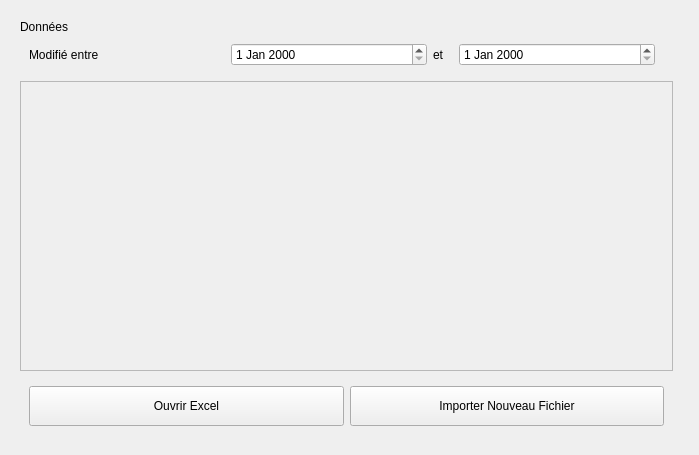
<?xml version="1.0" encoding="UTF-8"?>
<ui version="4.0">
 <class>Form</class>
 <widget class="QWidget" name="Form">
  <property name="geometry">
   <rect>
    <x>0</x>
    <y>0</y>
    <width>699</width>
    <height>455</height>
   </rect>
  </property>
  <property name="windowTitle">
   <string>Form</string>
  </property>
  <layout class="QHBoxLayout" name="horizontalLayout_3">
   <item>
    <widget class="QWidget" name="widget" native="true">
     <layout class="QVBoxLayout" name="verticalLayout_2">
      <item>
       <widget class="QWidget" name="Filters" native="true">
        <layout class="QVBoxLayout" name="verticalLayout">
         <property name="spacing">
          <number>0</number>
         </property>
         <property name="leftMargin">
          <number>0</number>
         </property>
         <property name="topMargin">
          <number>0</number>
         </property>
         <property name="bottomMargin">
          <number>0</number>
         </property>
         <item>
          <widget class="QLabel" name="window_title_reprint">
           <property name="styleSheet">
            <string notr="true">font: 22pt &quot;Segoe UI&quot;;</string>
           </property>
           <property name="text">
            <string>Données</string>
           </property>
          </widget>
         </item>
         <item>
          <widget class="QWidget" name="widget_3" native="true"/>
         </item>
         <item>
          <widget class="QWidget" name="widget_2" native="true">
           <layout class="QHBoxLayout" name="horizontalLayout_2">
            <item>
             <widget class="QLabel" name="label">
              <property name="minimumSize">
               <size>
                <width>85</width>
                <height>0</height>
               </size>
              </property>
              <property name="sizeIncrement">
               <size>
                <width>100</width>
                <height>0</height>
               </size>
              </property>
              <property name="text">
               <string>Modifié entre</string>
              </property>
             </widget>
            </item>
            <item>
             <widget class="QDateEdit" name="dateEdit_start"/>
            </item>
            <item>
             <widget class="QLabel" name="label_2">
              <property name="minimumSize">
               <size>
                <width>10</width>
                <height>0</height>
               </size>
              </property>
              <property name="maximumSize">
               <size>
                <width>20</width>
                <height>16777215</height>
               </size>
              </property>
              <property name="text">
               <string>et</string>
              </property>
             </widget>
            </item>
            <item>
             <widget class="QDateEdit" name="dateEdit_end"/>
            </item>
           </layout>
          </widget>
         </item>
        </layout>
       </widget>
      </item>
      <item>
       <widget class="QScrollArea" name="scrollArea">
        <property name="widgetResizable">
         <bool>true</bool>
        </property>
        <widget class="QWidget" name="scrollAreaWidgetContents">
         <property name="geometry">
          <rect>
           <x>0</x>
           <y>0</y>
           <width>645</width>
           <height>259</height>
          </rect>
         </property>
        </widget>
       </widget>
      </item>
      <item>
       <widget class="QWidget" name="actions" native="true">
        <layout class="QHBoxLayout" name="horizontalLayout">
         <item>
          <widget class="QPushButton" name="pushButton">
           <property name="minimumSize">
            <size>
             <width>0</width>
             <height>40</height>
            </size>
           </property>
           <property name="text">
            <string>Ouvrir Excel</string>
           </property>
          </widget>
         </item>
         <item>
          <widget class="QPushButton" name="pushButton_2">
           <property name="minimumSize">
            <size>
             <width>0</width>
             <height>40</height>
            </size>
           </property>
           <property name="text">
            <string>Importer Nouveau Fichier</string>
           </property>
          </widget>
         </item>
        </layout>
       </widget>
      </item>
     </layout>
    </widget>
   </item>
   <item>
    <widget class="QWidget" name="widget_4" native="true"/>
   </item>
  </layout>
 </widget>
 <resources/>
 <connections/>
</ui>
